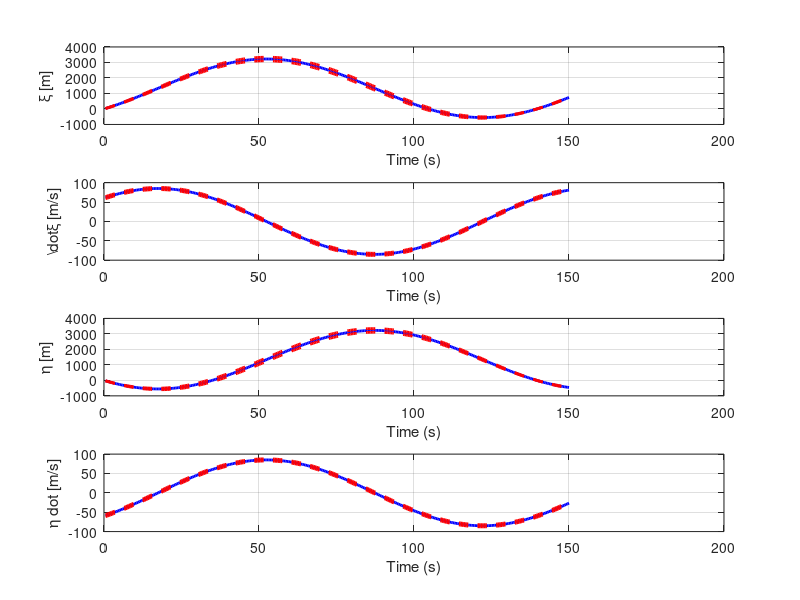
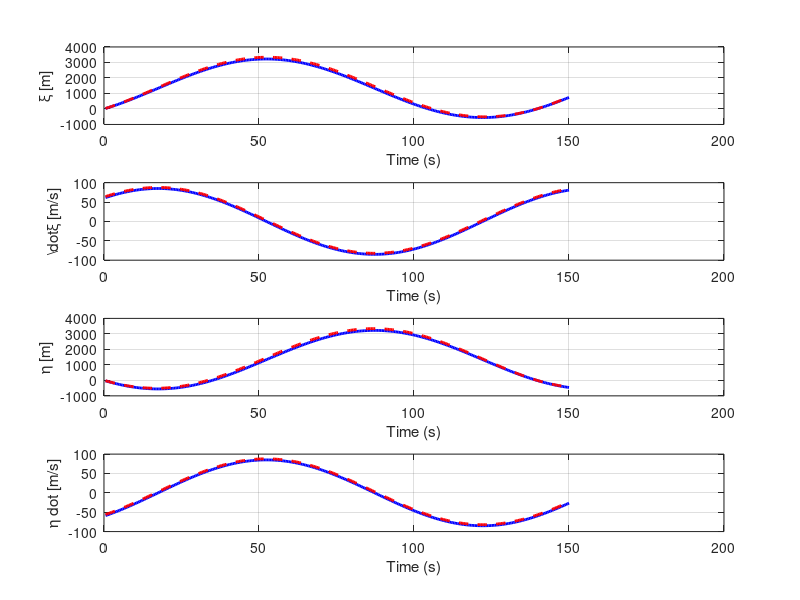

These charts were generated, in order, by the following MATLAB code:
%% Clean
close all; clear; clc;

%% Problem 1
mu_0 = [0; 85*cos(pi/4); 0; -85*sin(pi/4)];
P_0 = [10, 0, 0, 0; 0, 2, 0 ,0; 0, 0, 10, 0; 0, 0, 0, 2];
sigma = 0.045;
dt = 0.5;
F = [1, sin(sigma*dt)/sigma, 0, -(1-cos(sigma*dt))/sigma; 
    0, cos(sigma*dt), 0, -sin(sigma*dt);
    0, (1-cos(sigma*dt))/sigma, 1, sin(sigma*dt)/sigma;
    0, sin(sigma*dt), 0, cos(sigma*dt)];

% 300 step simulation
iterations = 1:300;
mu_mat = zeros(length(iterations), 4);
unc_mat = zeros(length(iterations), 4);

for i = iterations
    % Propogate average
    mu_N = F^i * mu_0;
    mu_mat(i,:) = mu_N';

    % Propogate covariance
    P_N = F^i * P_0 * (F^i)';
    unc_mat(i,:) = [sqrt(P_N(1,1)), sqrt(P_N(2,2)), sqrt(P_N(3,3)), sqrt(P_N(4,4))];
end

time_vec = iterations .* 0.5;


%% Plotting 
%%%% +- 2sigma values
figure();
subplot(4,1,1);
plot(time_vec, mu_mat(:,1), 'linewidth', 2, 'Color','b')
hold on
grid on
plot(time_vec, mu_mat(:,1) + 2.*unc_mat(:,1), 'color', 'r', 'LineStyle', '--', 'LineWidth', 2);
plot(time_vec, mu_mat(:,1) - 2.*unc_mat(:,1), 'color', 'r', 'LineStyle', '--', 'LineWidth', 2);

xlabel('Time (s)')
ylabel('\xi [m]')

% xi dot
subplot(4,1,2);
plot(time_vec, mu_mat(:,2), 'linewidth', 2, 'Color','b')
hold on
grid on
plot(time_vec, mu_mat(:,2) + 2.*unc_mat(:,2), 'color', 'r', 'LineStyle', '--', 'LineWidth', 2);
plot(time_vec, mu_mat(:,2) - 2.*unc_mat(:,2), 'color', 'r', 'LineStyle', '--', 'LineWidth', 2);

xlabel('Time (s)')
ylabel('\dot{\xi} [m/s]')

% eta 
subplot(4,1,3);
plot(time_vec, mu_mat(:,3), 'linewidth', 2, 'Color','b')
hold on
grid on
plot(time_vec, mu_mat(:,3) + 2.*unc_mat(:,3), 'color', 'r', 'LineStyle', '--', 'LineWidth', 2);
plot(time_vec, mu_mat(:,3) - 2.*unc_mat(:,3), 'color', 'r', 'LineStyle', '--', 'LineWidth', 2);

xlabel('Time (s)')
ylabel('\eta [m]')

% eta dot
subplot(4,1,4);
plot(time_vec, mu_mat(:,4), 'linewidth', 2, 'Color','b')
hold on
grid on
plot(time_vec, mu_mat(:,4) + 2.*unc_mat(:,4), 'color', 'r', 'LineStyle', '--', 'LineWidth', 2);
plot(time_vec, mu_mat(:,4) - 2.*unc_mat(:,4), 'color', 'r', 'LineStyle', '--', 'LineWidth', 2);

xlabel('Time (s)')
ylabel('\eta dot [m/s]')


%%%% Only positive 2sigma values
figure();
subplot(4,1,1);
plot(time_vec, mu_mat(:,1), 'linewidth', 2, 'Color','b')
hold on
grid on
plot(time_vec, mu_mat(:,1) + 2.*unc_mat(:,1), 'color', 'r', 'LineStyle', '--', 'LineWidth', 2);

xlabel('Time (s)')
ylabel('\xi [m]')

% xi dot
subplot(4,1,2);
plot(time_vec, mu_mat(:,2), 'linewidth', 2, 'Color','b')
hold on
grid on
plot(time_vec, mu_mat(:,2) + 2.*unc_mat(:,2), 'color', 'r', 'LineStyle', '--', 'LineWidth', 2);

xlabel('Time (s)')
ylabel('\dot{\xi} [m/s]')

% eta 
subplot(4,1,3);
plot(time_vec, mu_mat(:,3), 'linewidth', 2, 'Color','b')
hold on
grid on
plot(time_vec, mu_mat(:,3) + 2.*unc_mat(:,3), 'color', 'r', 'LineStyle', '--', 'LineWidth', 2);

xlabel('Time (s)')
ylabel('\eta [m]')

% eta dot
subplot(4,1,4);
plot(time_vec, mu_mat(:,4), 'linewidth', 2, 'Color','b')
hold on
grid on
plot(time_vec, mu_mat(:,4) + 2.*unc_mat(:,4), 'color', 'r', 'LineStyle', '--', 'LineWidth', 2);

xlabel('Time (s)')
ylabel('\eta dot [m/s]')